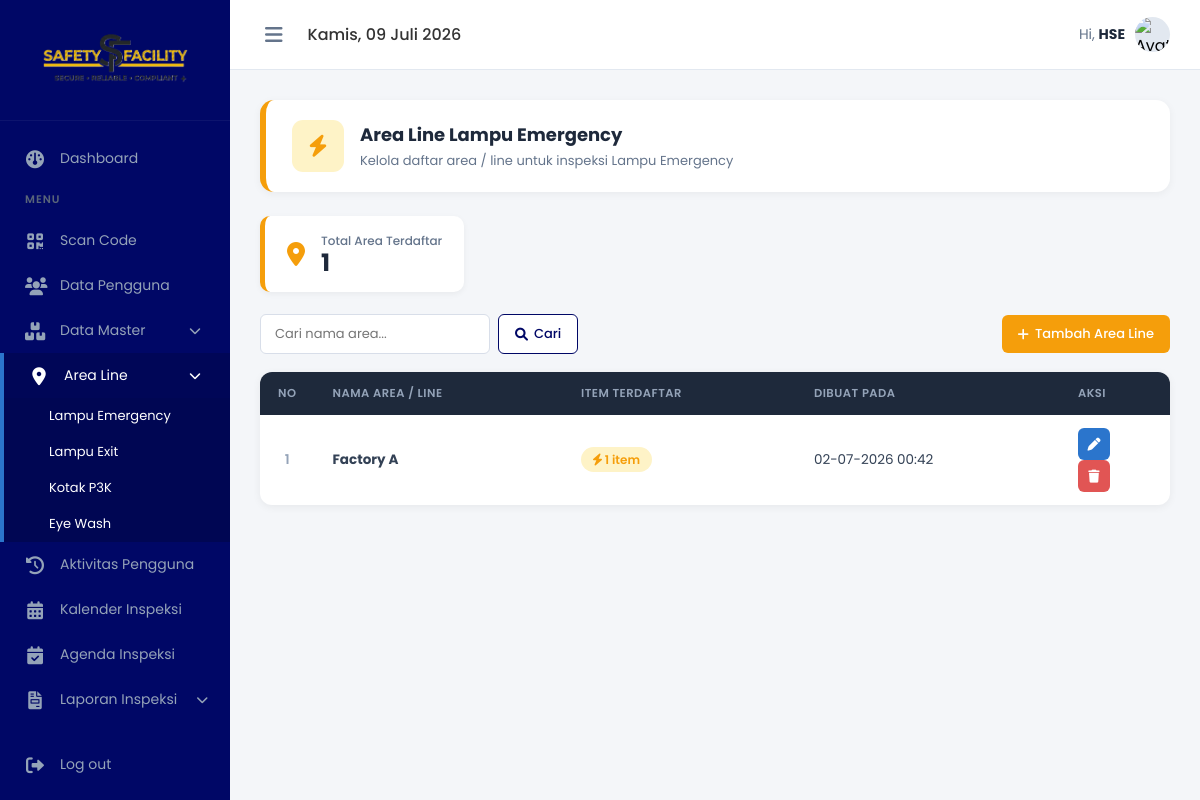
The app's page /admin/area_line_lampu_emergency.php (signed in) with its own data.
### tables this page shows
CREATE TABLE `area_line` (
  `id_line` int(11) NOT NULL,
  `nama_line` varchar(100) NOT NULL,
  `created_at` timestamp NOT NULL DEFAULT current_timestamp(),
  `jenis` varchar(30) NOT NULL DEFAULT 'lampu_emergency'
);

### admin/area_line_lampu_emergency.php (the view, shortened to what this page needs)
<?php
global $koneksi;
mysqli_query($koneksi, "ALTER TABLE area_line ADD COLUMN IF NOT EXISTS jenis VARCHAR(30) NOT NULL DEFAULT 'lampu_emergency'");
$cari = isset($_GET['cari']) ? trim($_GET['cari']) : '';
if ($cari !== '') {
    $like = "%$cari%";
    $stmt = mysqli_prepare($koneksi,
        "SELECT a.*, COUNT(m.id) as total_item
         FROM area_line a
         LEFT JOIN `master_lampu` m ON m.`line_area` = a.nama_line
         WHERE a.jenis = 'lampu_emergency' AND a.nama_line LIKE ?
         GROUP BY a.id_line ORDER BY a.nama_line ASC");
    mysqli_stmt_bind_param($stmt, "s", $like);
    mysqli_stmt_execute($stmt);
    $result = mysqli_stmt_get_result($stmt);
} else {
    $result = mysqli_query($koneksi,
        "SELECT a.*, COUNT(m.id) as total_item
         FROM area_line a
         LEFT JOIN `master_lampu` m ON m.`line_area` = a.nama_line
         WHERE a.jenis = 'lampu_emergency'
         GROUP BY a.id_line ORDER BY a.nama_line ASC");
}
$total_line = mysqli_num_rows($result);
$dh = ['Sunday'=>'Minggu','Monday'=>'Senin','Tuesday'=>'Selasa','Wednesday'=>'Rabu',
       'Thursday'=>'Kamis','Friday'=>'Jumat','Saturday'=>'Sabtu'];
$db = ['January'=>'Januari','February'=>'Februari','March'=>'Maret','April'=>'April',
       'May'=>'Mei','June'=>'Juni','July'=>'Juli','August'=>'Agustus',
       'September'=>'September','October'=>'Oktober','November'=>'November','December'=>'Desember'];
$tanggal_format = $dh[date('l')] . ", " . date('d') . " " . $db[date('F')] . " " . date('Y');
?>
<!DOCTYPE html>
<html lang="id">
<head>
    <link rel="stylesheet" href="https://cdnjs.cloudflare.com/ajax/libs/font-awesome/6.0.0/css/all.min.css">
    <link rel="stylesheet" href="style.css">
</head>
<body>
<aside class="sidebar" id="sidebar">
    <div class="sidebar-brand">
        <img src="../foto/logo.png" alt="Logo" class="sidebar-logo">
    </div>
    <ul class="sidebar-menu">
        <li><a href="index.php"><i class="fa-solid fa-gauge"></i> <span>Dashboard</span></a></li>
        <li class="menu-header">Menu</li>
        <li><a href="scan.php"><i class="fa-solid fa-qrcode"></i> <span>Scan Code</span></a></li>
        <li><a href="pengguna.php"><i class="fa-solid fa-users"></i> <span>Data Pengguna</span></a></li>
        <li class="has-submenu">
            <a href="javascript:void(0)" onclick="toggleSubmenu(this)">
                <i class="fa-solid fa-boxes-stacked"></i><span>Data Master</span>
                <i class="fa-solid fa-chevron-down submenu-icon"></i>
            </a>
        </li>
        <li class="has-submenu active">
            <a href="javascript:void(0)" onclick="toggleSubmenu(this)">
                <i class="fa-solid fa-location-dot"></i><span>Area Line</span>
                <i class="fa-solid fa-chevron-down submenu-icon"></i>
            </a>
            <ul class="submenu" style="display:block;">
                <li class="active"><a href="area_line_lampu_emergency.php">Lampu Emergency</a></li>
                <li class=""><a href="area_line_lampu_exit.php">Lampu Exit</a></li>
                <li class=""><a href="area_line_p3k.php">Kotak P3K</a></li>
                <li class=""><a href="area_line_eyewash.php">Eye Wash</a></li>
            </ul>
        </li>
        <li><a href="aktivitas.php"><i class="fa-solid fa-clock-rotate-left"></i> <span>Aktivitas Pengguna</span></a></li>
        <li><a href="kalender.php"><i class="fa-solid fa-calendar-days"></i> <span>Kalender Inspeksi</span></a></li>
        <li><a href="agenda.php"><i class="fa-solid fa-calendar-check"></i> <span>Agenda Inspeksi</span></a></li>
        <li class="has-submenu">
            <a href="javascript:void(0)" onclick="toggleSubmenu(this)">
                <i class="fa-solid fa-file-invoice"></i><span>Laporan Inspeksi</span>
                <i class="fa-solid fa-chevron-down submenu-icon"></i>
            </a>
        </li>
        <li style="margin-top:20px;"><a href="../logout.php"><i class="fa-solid fa-right-from-bracket"></i> <span>Log out</span></a></li>
    </ul>
</aside>
<main class="main-content">
    <header class="topbar">
        <div class="topbar-left">
            <button class="toggle-sidebar-btn" onclick="toggleSidebar()"><i class="fa-solid fa-bars"></i></button>
            <div class="topbar-date"><?= $tanggal_format; ?></div>
        </div>
        <div class="topbar-right">
            <div class="user-profile">
                <span>Hi, <strong><?= htmlspecialchars($_SESSION['nama_lengkap'] ?? 'User'); ?></strong></span>
                <div class="user-avatar">
                    <img src="https://images.unsplash.com/photo-1535713875002-d1d0cf377fde?q=80&w=100" alt="Avatar">
                </div>
            </div>
        </div>
    </header>
    <section class="content-body">
        <div class="page-head">
            <div class="ph-icon"><i class="fa-solid fa-bolt"></i></div>
            <div class="ph-info">
                <h2>Area Line  Lampu Emergency</h2>
                <p>Kelola daftar area / line untuk inspeksi Lampu Emergency</p>
            </div>
        </div>
        <div class="stat-mini">
            <i class="fa-solid fa-location-dot"></i>
            <div><h3>Total Area Terdaftar</h3><p><?= $total_line; ?></p></div>
        </div>
        <div class="page-toolbar">
            <form method="GET" class="search-bar">
                <input type="text" name="cari" placeholder="Cari nama area..." value="<?= htmlspecialchars($cari); ?>">
                <button type="submit" class="btn btn-outline"><i class="fa-solid fa-magnifying-glass"></i> Cari</button>
            </form>
            <button class="btn btn-primary" onclick="openModal('modalTambah')">
                <i class="fa-solid fa-plus"></i> Tambah Area Line
            </button>
        </div>
        <div class="table-card">
            <table class="area-table">
                <thead>
                    <tr>
                        <th style="width:52px;">No</th>
                        <th>Nama Area / Line</th>
                        <th>Item Terdaftar</th>
                        <th>Dibuat Pada</th>
                        <th style="width:110px;">Aksi</th>
                    </tr>
                </thead>
                <tbody>
                <?php if (mysqli_num_rows($result) > 0): ?>
                    <?php $no = 1; while ($row = mysqli_fetch_assoc($result)): ?>
                        <tr>
                            <td style="text-align:center;font-weight:600;color:#94a3b8;"><?= $no++; ?></td>
                            <td><strong><?= htmlspecialchars($row['nama_line']); ?></strong></td>
                            <td>
                                <span class="badge-item">
                                    <i class="fa-solid fa-bolt"></i>
                                    <?= $row['total_item']; ?> item
                                </span>
                            </td>
                            <td><?= isset($row['created_at']) ? date('d-m-Y H:i', strtotime($row['created_at'])) : '-'; ?></td>
                            <td class="action-icons">
                                <a href="javascript:void(0)" class="ic-edit" title="Edit"
                                   onclick='bukaEdit(<?= json_encode(["id_line"=>$row["id_line"],"nama_line"=>$row["nama_line"]]); ?>)'>
                                    <i class="fa-solid fa-pen"></i>
                                </a>
                                <a href="area_line_lampu_emergency.php?hapus=<?= $row['id_line']; ?>" class="ic-delete" title="Hapus"
                                   onclick="return confirm('Hapus area ini? Pastikan tidak ada data yang masih menggunakannya.')">
                                    <i class="fa-solid fa-trash"></i>
                                </a>
                            </td>
                        </tr>
                    <?php endwhile; ?>
                <?php endif; ?>
                </tbody>
            </table>
        </div>
    </section>
</main>
</body>
</html>

### admin/style.css (style rules this page uses)
* { margin: 0; padding: 0; box-sizing: border-box; font-family: 'Poppins', sans-serif; }
body { background-color: #f4f6f9; display: flex; min-height: 100vh; overflow-x: hidden; }
.sidebar { width: 230px; background-color: #000766; color: #adb5bd; display: flex; flex-direction: column; transition: width 0.3s ease; overflow-y: auto; overflow-x: hidden; height: 100vh; position: fixed; top: 0; left: 0; z-index: 100; }
.sidebar-brand { padding: 20px; display: flex; align-items: center; justify-content: center; color: #fff; border-bottom: 1px solid rgba(255, 255, 255, 0.05); white-space: nowrap; }
.sidebar-logo { max-width: 85%; height: auto; transition: all 0.3s ease; }
.sidebar-menu { padding: 15px 0; list-style: none; flex-grow: 1; }
.menu-header { padding: 10px 25px; font-size: 11px; text-transform: uppercase; letter-spacing: 1px; color: #596579; font-weight: 600; white-space: nowrap; transition: opacity 0.2s; }
.sidebar-menu li a { display: flex; align-items: center; gap: 15px; padding: 12px 25px; color: #94a3b8; text-decoration: none; font-size: 14px; transition: all 0.3s; white-space: nowrap; }
.sidebar-menu li a i { font-size: 18px; width: 20px; text-align: center; flex-shrink: 0; }
.sidebar-menu li a span { transition: opacity 0.2s; }
.sidebar-menu li a:hover, .sidebar-menu li.active a { background-color: rgba(255, 255, 255, 0.02); color: #fff; }
.sidebar-menu li.active a { border-left: 4px solid #2b75cc; background-color: rgba(0, 0, 0, 0.15); }
.main-content { flex-grow: 1; display: flex; flex-direction: column; min-width: 0; margin-left: 230px; transition: margin-left 0.3s ease; }
.topbar { background-color: #fff; height: 70px; display: flex; align-items: center; justify-content: space-between; padding: 0 30px; border-bottom: 1px solid #e2e8f0; }
.topbar-left { display: flex; align-items: center; gap: 20px; }
.toggle-sidebar-btn { font-size: 20px; color: #64748b; cursor: pointer; background: none; border: none; outline: none; padding: 5px; display: flex; align-items: center; justify-content: center; transition: color 0.2s; }
.topbar-date { font-size: 16px; color: #333; font-weight: 500; }
.topbar-right { display: flex; align-items: center; gap: 25px; }
.user-profile { display: flex; align-items: center; gap: 10px; cursor: pointer; }
.user-profile span { font-size: 14px; color: #64748b; }
.user-profile strong { color: #1e293b; }
.user-avatar { width: 35px; height: 35px; background-color: #e2e8f0; border-radius: 50%; display: flex; align-items: center; justify-content: center; overflow: hidden; }
.user-avatar img { width: 100%; height: 100%; object-fit: cover; }
.content-body { padding: 30px; flex-grow: 1; position: relative; }
.submenu { display: none; list-style: none; background: rgba(0, 0, 0, 0.05); margin: 0; padding: 0; }
.submenu li a { display: flex; align-items: center; padding: 8px 15px 8px 45px !important; font-size: 13px !important; color: #444; text-decoration: none; transition: background 0.2s; }
.submenu-icon { margin-left: auto; font-size: 12px !important; transition: transform 0.3s ease; }
.has-submenu>a { display: flex; align-items: center; width: 100%; }
.main-content { animation: fadeIn 0.4s ease-out; }
.content-body { animation: slideInUp 0.5s cubic-bezier(0.16, 1, 0.3, 1); }
.shortcut-card, .stat-card, .table-action-btn, button, a { transition: all 0.2s ease-in-out !important; }

### records on screen
area_line: nama_line "Factory A", total_item "1", created_at "02-07-2026 00:42"

### other values on screen
$_SESSION['nama_lengkap'] "HSE"
$total_line "1"
